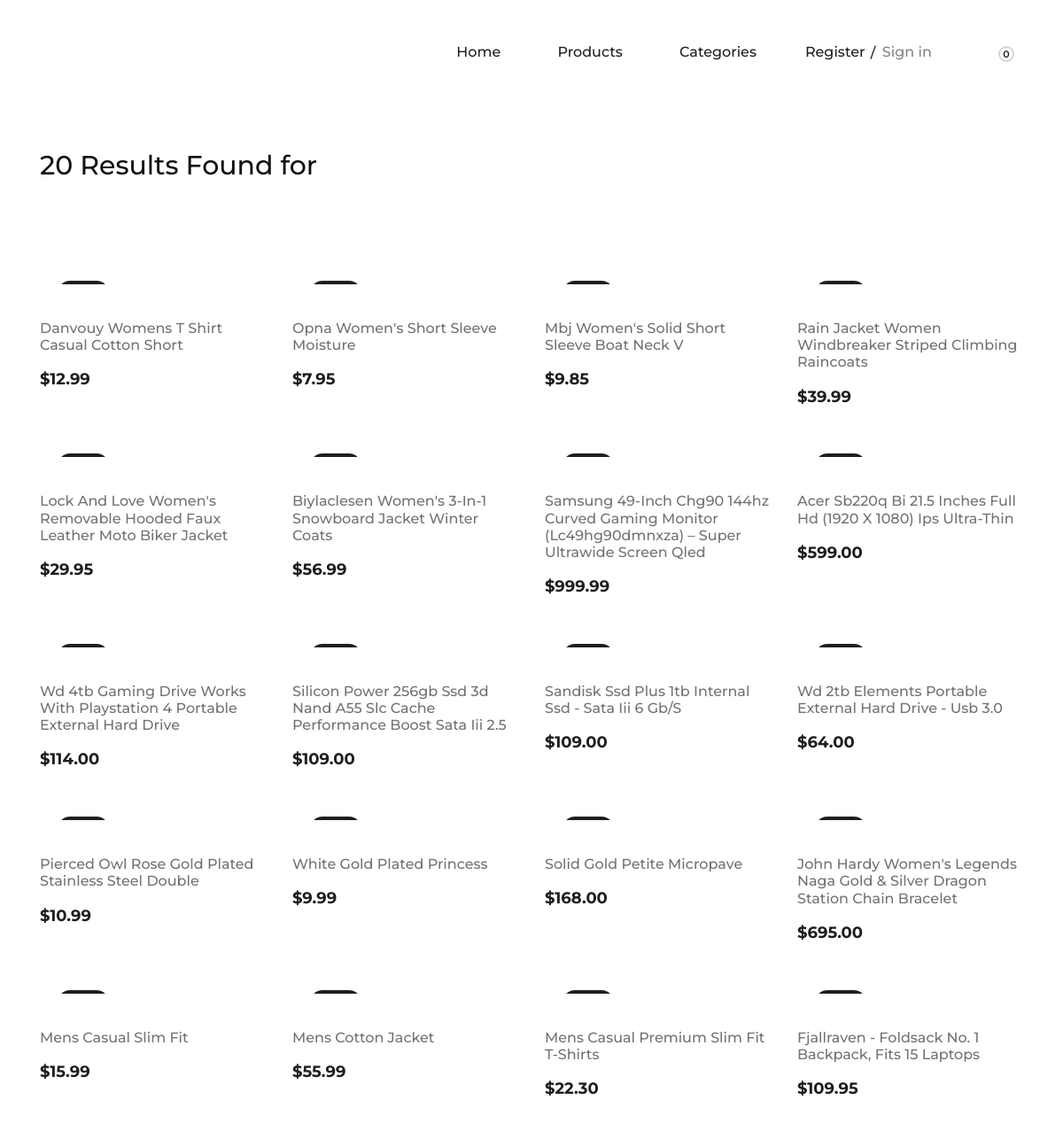
Page /search-products/ on the committed database.
### products/models.py (models this page shows, shortened)
class Product(models.Model):
    category = models.ForeignKey(Category, related_name='products', on_delete=models.CASCADE)
    title = models.CharField(max_length=250, unique=True)
    slug = models.SlugField(unique=True, max_length=250)
    featured = models.BooleanField(default=False)
    price = models.DecimalField(max_digits=8, decimal_places=2)
    thumbnail = models.URLField()
    description = models.TextField(null=True, blank=True, default='N/A')
    in_stock = models.BooleanField(default=True)
    created_date = models.DateTimeField(auto_now_add=True)
    updated_date = models.DateTimeField(auto_now=True)
    class Meta:
        ordering = ['-id']

### products/views.py (the view)
# urls.py: path('search-products/', SearchProduct.as_view(), name='search-products'),
class SearchProduct(generic.View):
    def get(self, *args, **kwargs):
        key = self.request.GET.get('key', '')
        products = Product.objects.filter(
            Q(title__icontains=key) | Q(category__title__icontains=key)
        )
        context = {
            'products': products,
            'key': key
        }
        return render(self.request, 'product/search-products.html', context)

### cart/carts.py (called while the page is built)
    def __len__(self):
        return len(list(self.cart.keys()))

### cart/context_processors.py (called while the page is built)
def cart(request):
    cart = Cart(request)
    if len(list(cart.cart.keys())) <1:
        try:
            del cart.session[cart.coupon_id]
        except:
            ...
    return {"cart": Cart(request)}

### products/context_processors.py (called while the page is built)
def categories(request):
    return {'categories': Category.objects.all()}

### templates/product/search-products.html (shortened to what this page needs)
{% extends '../_base.html' %}
{% load static %}
{% block content %}
    {% if products.count > 0 %}
    <section class="page-add">
        <div class="container">
            <div class="row">
                <div class="col-lg-4">
                    <div class="page-breadcrumb">
                        <h3>{{ products.count }} Results Found for {{ key }} </h3>
                    </div>
                </div>
            </div>
        </div>
    </section>
    {% endif %}
    <section class="categories-page spad">
        <div class="container">
         {% if products.count > 0 %}
            <div class="row">
                {% for product in products %}
                <div class="col-lg-3 col-md-6">
                    <div class="single-product-item">
                      <a href="{% url 'product-details' product.slug %}">
                            <figure>
                            <div class="p-status">new</div>
                        </figure>
                      </a>
                        <div class="product-text">
                            <a href="{% url 'product-details' product.slug %}">
                                <h6>{{ product.title|title }}</h6>
                            </a>
                            <p>${{ product.price }}</p>
                        </div>
                    </div>
                </div>
                {% endfor %}
            </div>
            {% else %}
             {% include '../no-result.html' %}
        {% endif %}
        </div>
    </section>
{% endblock content %}

### templates/_base.html (shortened to what this page needs)
{% load static %}
<!DOCTYPE html>
<html lang="zxx">
<head>
    <link rel="stylesheet" href="{% static 'css/bootstrap.min.css' %}" type="text/css">
    <link rel="stylesheet" href="{% static 'css/font-awesome.min.css' %}" type="text/css">
    <link rel="stylesheet" href="{% static 'css/nice-select.css' %}" type="text/css">
    <link rel="stylesheet" href="{% static 'css/owl.carousel.min.css' %}" type="text/css">
    <link rel="stylesheet" href="{% static 'css/magnific-popup.css' %}" type="text/css">
    <link rel="stylesheet" href="{% static 'css/slicknav.min.css' %}" type="text/css">
    <link rel="stylesheet" href="{% static 'css/style.css' %}" type="text/css">
</head>
<body>
<div>
    {% include 'header.html' %}
    {% block content %}
    {% endblock content %}
</div>
</body>
</html>

### templates/header.html (shortened to what this page needs)
{% load static %}
<header class="header-section">
        <div class="container-fluid">
            <div class="inner-header">
                <div class="header-right">
                    <a href="{% url 'cart' %}">
                        <span>{{ cart| length }}</span>
                    </a>
                </div>
                <div class="user-access">
                    <a href="#">Register</a>
                    <a href="#" class="in">Sign in</a>
                </div>
                <nav class="main-menu mobile-menu">
                    <ul>
                        <li><a class="" href="{% url 'home' %}">Home</a></li>
                        <li><a class="" href="{% url 'product-list' %}">Products</a></li>
                        <li><a href="#">Categories</a>
                        </li>
                    </ul>
                </nav>
            </div>
        </div>
    </header>

### templates/scripts.html (shortened to what this page needs)
{% load static %}

### static/css/style.css (style rules this page uses)
html, body { height: 100%; font-family: "Montserrat", sans-serif; -webkit-font-smoothing: antialiased; font-smoothing: antialiased; background: none; }
h1, h2, h3, h4, h5, h6 { margin: 0; color: #111111; font-weight: 500; font-family: "Montserrat", sans-serif; }
h3 { font-size: 30px; }
h6 { font-size: 16px; }
p { font-size: 15px; color: #7b7b7b; font-weight: 400; line-height: 1.6; font-family: "Montserrat", sans-serif; margin: 0 0 15px 0; }
ul, ol { padding: 0; margin: 0; }
.spad { padding-top: 100px; padding-bottom: 100px; }
.header-section { height: 104px; padding-top: 38px; padding-bottom: 24px; padding-left: 45px; padding-right: 45px; }
.inner-header .header-right { float: right; line-height: 30px; }
.inner-header .header-right a { display: inline-block; position: relative; }
.inner-header .header-right a span { font-size: 11px; color: #1e1e1e; width: 18px; height: 18px; border: 2px solid #D0D7DB; background: #fff; display: inline-block; line-height: 15px; text-align: center; border-radius: 50%; font-weight: 600; position: absolute; left: -9px; top: 14px; }
.inner-header .user-access { float: right; margin-right: 100px; }
.inner-header .user-access a { color: #1e1e1e; font-size: 16px; display: inline-block; font-weight: 500; position: relative; line-height: 42px; }
.inner-header .user-access a.in { color: #838383; margin-left: 15px; position: relative; }
.inner-header .user-access a.in::before { position: absolute; left: -13px; top: 1px; color: #1e1e1e; content: "/"; }
.inner-header .main-menu { float: right; margin-right: 150px; }
.inner-header .main-menu ul li { display: inline-block; margin-left: 60px; position: relative; }
.inner-header .main-menu ul li a { color: #1e1e1e; font-size: 16px; display: inline-block; font-weight: 500; position: relative; line-height: 42px; }
.inner-header .main-menu ul li a:after { position: absolute; left: 0; bottom: 7px; width: 100%; height: 2px; background: #1e1e1e; content: ""; opacity: 0; -webkit-transform: all 0.3s; -webkit-transition: all 0.3s; transition: all 0.3s; }
.single-product-item { margin-bottom: 30px; }
.single-product-item figure { margin-bottom: 40px; position: relative; overflow: hidden; }
.single-product-item figure .p-status { position: absolute; left: 20px; top: 20px; padding: 5px 16px; font-size: 12px; background: #1e1e1e; color: #fff; border-radius: 50px; }
.single-product-item .product-text { text-align: center; }
.single-product-item .product-text h6 { color: #727272; margin-bottom: 15px; }
.single-product-item .product-text p { color: #1e1e1e; font-size: 18px; font-weight: 700; margin-bottom: 0; }
.page-add { padding-top: 31px; margin-bottom: 92px; }
.page-add .page-breadcrumb { padding-top: 34px; }
.categories-page { padding-top: 0; }
.categories-page .single-product-item figure { position: relative; z-index: 1; }
.categories-page .single-product-item figure:after { position: absolute; left: 0; top: 0; height: 100%; width: 100%; background: #000000; content: ""; opacity: 0; -webkit-transition: all 0.3s; transition: all 0.3s; }
.categories-page .single-product-item figure .p-status { z-index: 99; }
.categories-page .single-product-item .product-text { text-align: left; display: block; }
.categories-page .single-product-item .product-text a { display: block; }
@media only screen and (min-width: 1200px) and (max-width: 1340px) { .inner-header .user-access { margin-right: 60px; } }
@media only screen and (min-width: 1200px) and (max-width: 1340px) { .inner-header .main-menu { margin-right: 55px; } }

### rows in the picture
Product: title "Danvouy Womens T Shirt Casual Cotton Short", price "12.99"
Product: title "Opna Women's Short Sleeve Moisture", price "7.95"
Product: title "Mbj Women's Solid Short Sleeve Boat Neck V", price "9.85"
Product: title "Rain Jacket Women Windbreaker Striped Climbing Raincoats", price "39.99"
Product: title "Lock And Love Women's Removable Hooded Faux Leather Moto Biker Jacket", price "29.95"
Product: title "Biylaclesen Women's 3-In-1 Snowboard Jacket Winter Coats", price "56.99"
Product: title "Samsung 49-Inch Chg90 144hz Curved Gaming Monitor (Lc49hg90dmnxza) – Super Ultrawide Screen Qled", price "999.99"
Product: title "Acer Sb220q Bi 21.5 Inches Full Hd (1920 X 1080) Ips Ultra-Thin", price "599.00"
Product: title "Wd 4tb Gaming Drive Works With Playstation 4 Portable External Hard Drive", price "114.00"
Product: title "Silicon Power 256gb Ssd 3d Nand A55 Slc Cache Performance Boost Sata Iii 2.5", price "109.00"
Product: title "Sandisk Ssd Plus 1tb Internal Ssd - Sata Iii 6 Gb/S", price "109.00"
Product: title "Wd 2tb Elements Portable External Hard Drive - Usb 3.0", price "64.00"
Product: title "Pierced Owl Rose Gold Plated Stainless Steel Double", price "10.99"
Product: title "White Gold Plated Princess", price "9.99"
Product: title "Solid Gold Petite Micropave", price "168.00"
Product: title "John Hardy Women's Legends Naga Gold & Silver Dragon Station Chain Bracelet", price "695.00"
Product: title "Mens Casual Slim Fit", price "15.99"
Product: title "Mens Cotton Jacket", price "55.99"
Product: title "Mens Casual Premium Slim Fit T-Shirts", price "22.30"
Product: title "Fjallraven - Foldsack No. 1 Backpack, Fits 15 Laptops", price "109.95"

### other values in the picture
{{ cart| length }} "0"
{{ products.count }} "20"
